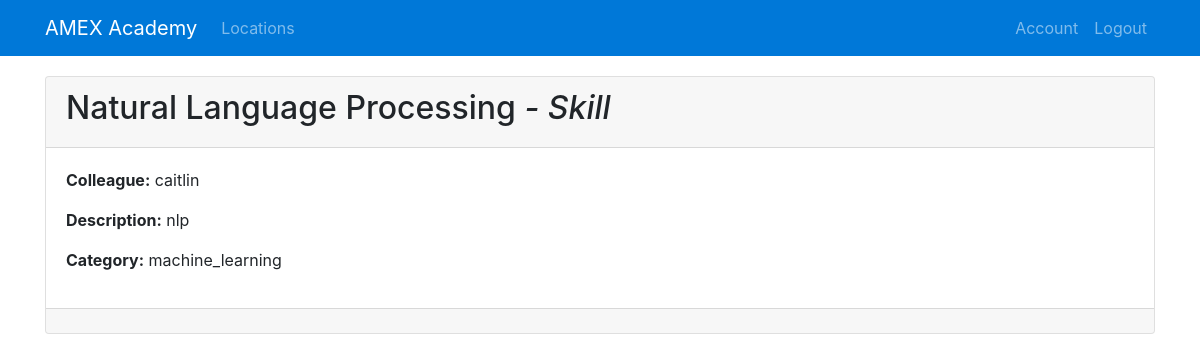
The app's page /skill/2 (signed in) with its own data.
### academy/models.py (models this page shows, shortened)
class Skill(db.Model):
    id = db.Column(db.Integer, primary_key=True)
    name = db.Column(db.String(100), nullable=False)
    description = db.Column(db.Text, nullable=False)
    category = db.Column(db.String(30), nullable=False)
    user_id = db.Column(db.Integer, db.ForeignKey('user.id'), nullable=False)

class User(db.Model, UserMixin):
    id = db.Column(db.Integer, primary_key=True)
    username = db.Column(db.String(20), unique=True, nullable=False)
    email = db.Column(db.String(120), unique=True, nullable=False)
    password = db.Column(db.String(60), nullable=False)
    user_type = db.Column(db.String(20), nullable = False)
    description = db.Column(db.String(500))
    items = db.relationship('Item', backref="item", lazy=True)

### academy/routes.py (the view)
@app.route('/skill/<int:skill_id>')
@login_required
def skill(skill_id):
    skill = Skill.query.get_or_404(skill_id)
    user = User.query.get_or_404(skill.user_id)
    return render_template('skill.html', title=skill.name, skill=skill, location=location, user=user)

### academy/models.py (called while the page is built)
@login_manager.user_loader
def load_user(user_id):
    return User.query.get(int(user_id))

### academy/templates/skill.html (shortened to what this page needs)
{% extends "layout.html" %}
{% block content %}
<div class="card">
    <div class="card-header">
        <h2>{{ skill.name }} <i> - Skill</i></h2>
    </div>
    <div class="card-body">
        <p><strong>Colleague:</strong> {{ user.username }}</p>
        <p><strong>Description:</strong> {{ skill.description }}</p>
        <p><strong>Category:</strong> {{ skill.category }}</p>
    </div>
    <div class="card-footer">
    </div>
</div>
{% endblock content %}

### records on screen
Skill: name "Natural Language Processing", description "nlp", category "machine_learning"
User: username "caitlin"
